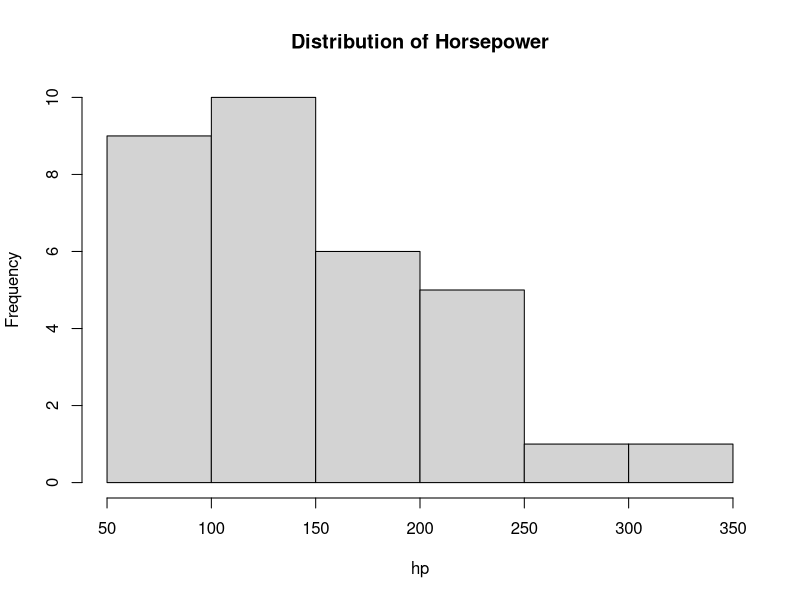
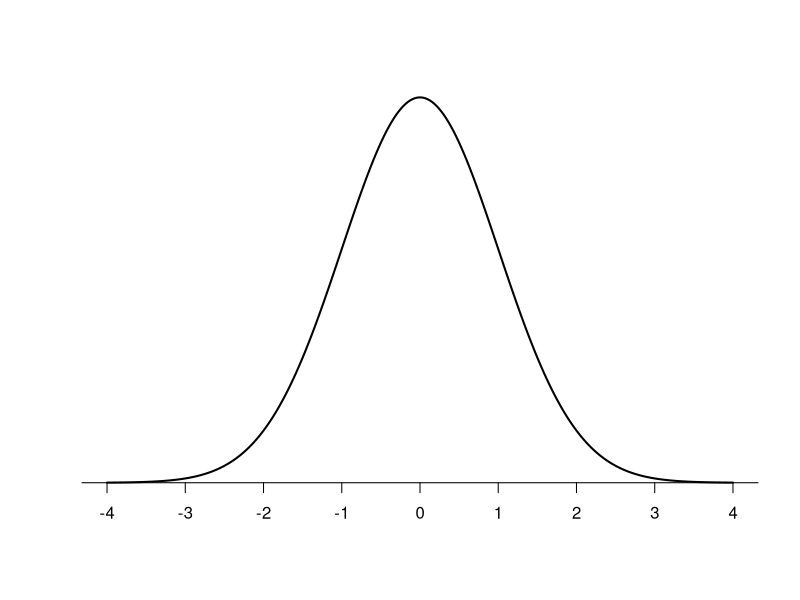
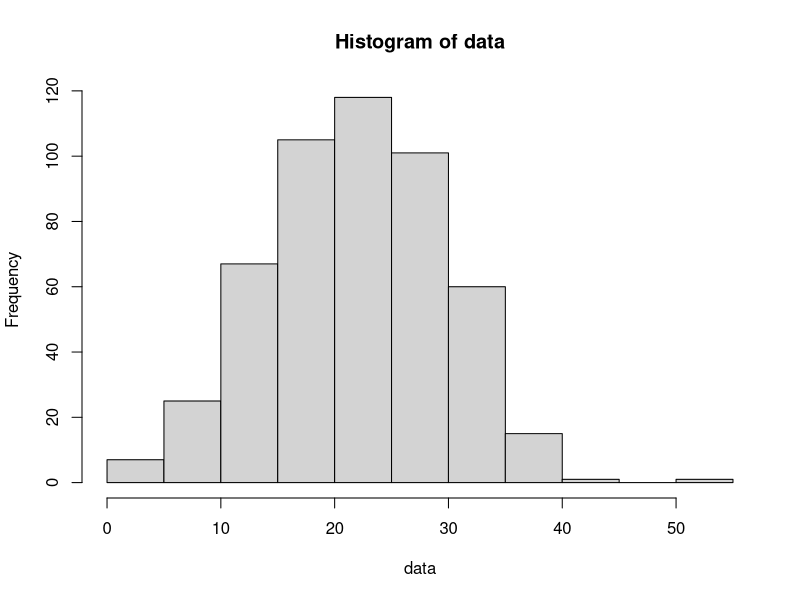
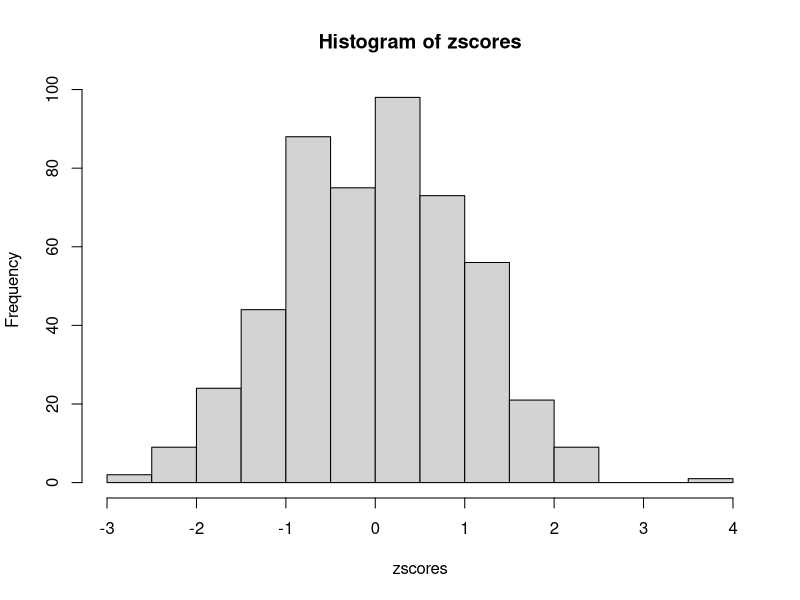
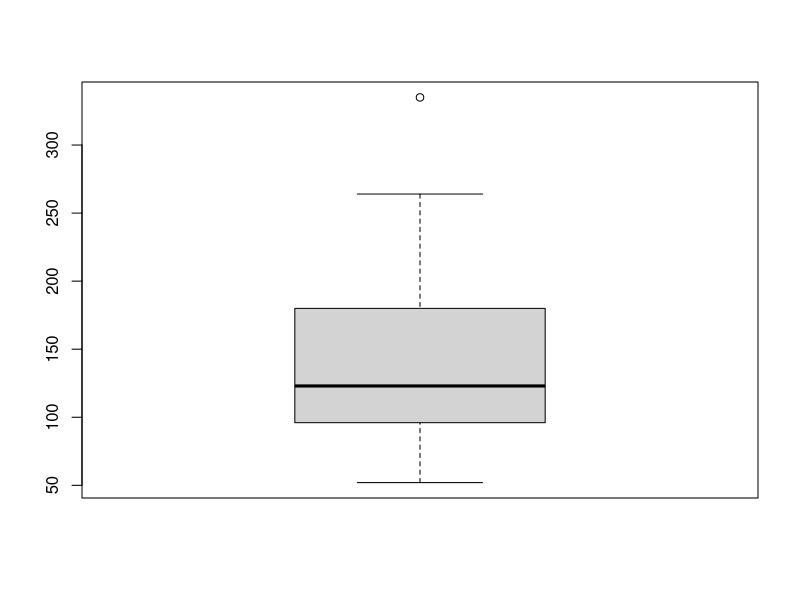
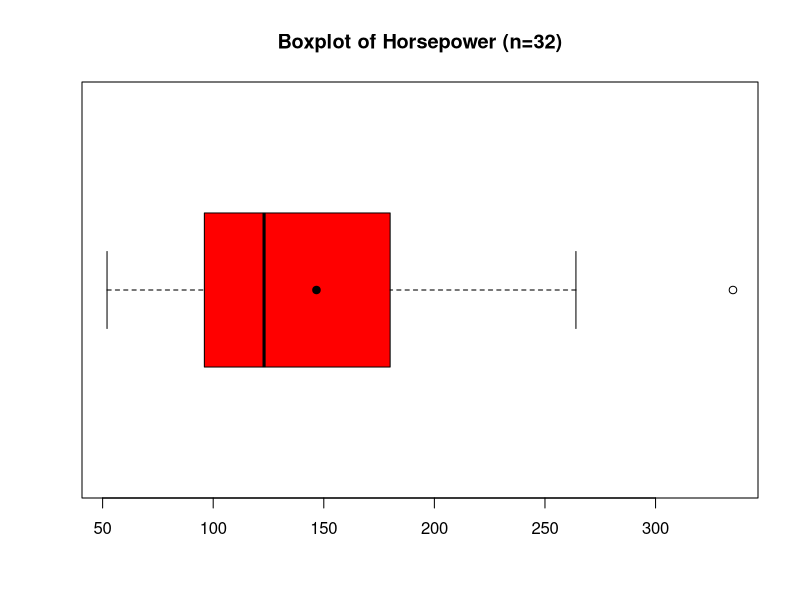
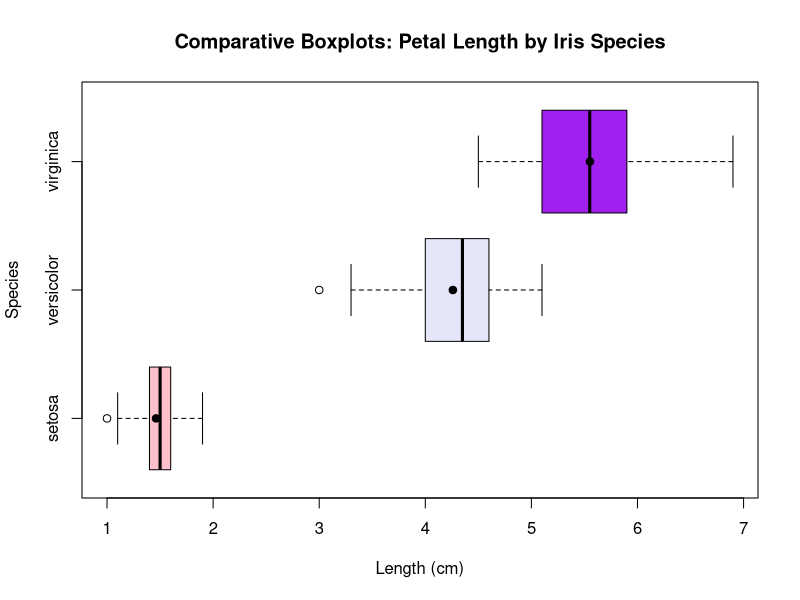

These charts were generated, in order, by the following R code:
### CHAPTER 3 METHODS - NUMERICAL SUMMARIES (DESCRIPTIVE STATISTICS) 

### 3.1 - Measures of Center ######################

# Use mean() to find both the population mean (mu) 
# and the sample mean (xbar).

data(mtcars)
View(mtcars)

hp <- mtcars$hp # horsepower 

mean(hp) # mean = 146.6875 hp 

###################################################

# Use median() to find the median of a variable. 
# Again, the function works the same whether the data
# is considered a population or a sample. 

median(hp) # median = 123 hp 

hp # Shows hp in original data set order. 
sort(hp) # Shows hp in increasing order.
sort(hp, decreasing = TRUE)

# Analyze the shape, mean, and median.
hist(hp,
     main = "Distribution of Horsepower")
# Which statistic is larger?

###################################################

# Mean vs. Median

Group1 <- c(25000, 31000, 34000, 44000, 56000)  

mean(Group1) 

median(Group1) 

Group2 <- c(25000, 31000, 34000, 44000, 800000)  

mean(Group2)

median(Group2)

###################################################

# Run this code to create a function that finds the mode: 

mode <- function(x){
  u <- unique(x)
  tab <- tabulate(match(x,u)) 
  if((max(tab)>1) & length(unique(tab))!=1){
    print(u[tab==max(tab)&tab>1])
  }
  else{
    print("There is no mode.")
  }
}

mode(hp) # 3 modes = 110, 175, and 180

###################################################

### 3.2 - Measures of Spread ######################

range(hp)

# Use max() - min() to find the range. 

max(hp) - min(hp) # 283

# NOTE: There is a function called range(), 
# but it will only print for you the maximum 
# and minimum values, not the difference between them. 

b1 <- c(1, 5, 7, 7, 7, 7, 7, 7, 7, 7, 20)
max(b1) - min(b1) 

b2 <- c(1, 3, 5, 9, 13, 15, 16, 17, 19, 20)
max(b2) - min(b2)

###################################################

# Population variance: 
# Run this code to create a function that finds 
# the population variance (sigma^2): 

pop.var <- function(x) {sum((x - mean(x))^2)/length(x)}

pop.var(hp) # 4,553.965 hp^2

# Sample variance (s^2): var()

var(hp) # 4,700.867 hp^2

# Compare these two vectors again:

b1 <- c(1, 5, 7, 7, 7, 7, 7, 7, 7, 7, 20)
var(b1) 

b2 <- c(1, 3, 5, 9, 13, 15, 16, 17, 19, 20)
var(b2)

###################################################

# Population standard deviation (sigma):

pop.sd <- function(x) {sqrt(sum((x - mean(x))^2)/length(x))}

pop.sd(hp) # 67.48307

# Sample standard deviation (s): 

sd(hp) # 68.56287

sd(b1)
sqrt(var(b1))

var(b2)
(sd(b2))^2

###################################################

# Calculating variance and standard deviation "the long way." 

x <- c(2.7, 8.18, -3.04, 0.012,	10.99,	-5.21)  

length(x) # 6 data values

mean_x <- mean(x)

x - mean_x # deviations 

sum(x - mean_x) # sum of deviations = 0 (oops)

(x - mean_x)^2 # deviations squared 

sum((x - mean_x)^2) # sum of deviations squared

200.3964/5 # sample variance

sqrt(40.07928) # sample standard deviation 

# Redo with functions: 

var(x)

sd(x)

###################################################

# The Empirical Rule

# Yoshi example

mu = 112
sigma = 4
units = "pounds"

# To fill out the x-axis: 
print(paste0(mu-3*sigma, "   ",
             mu-2*sigma, "   ",
             mu-1*sigma, "   ",
             mu, "   ",
             mu+1*sigma, "   ",
             mu+2*sigma, "   ",
             mu+3*sigma))

mu - 2*sigma 
# 104 is 2 standard deviations BELOW the mean. 

mu + 3*sigma 
# 124 is 3 standard deviations ABOVE the mean. 

print(paste0
      ("Approximately 68% of the data values lie between ", 
             mu - 1*sigma, " and ", mu + 1*sigma, " ", units, ".")) 

print(paste0
      ("Approximately 95% of the data values lie between ", 
             mu - 2*sigma, " and ", mu + 2*sigma, " ", units, "."))

print(paste0
      ("Approximately 99.7% of the data values lie between ", 
             mu - 3*sigma, " and ", mu + 3*sigma, " ", units, "."))

###################################################

# Netherworld example

mu = 42.3
sigma = 6.08
units = "minutes"

print(paste0
      ("Approximately 68% of the data values lie between ", 
        mu - 1*sigma, " and ", mu + 1*sigma, " ", units, ".")) 

print(paste0
      ("Approximately 95% of the data values lie between ", 
        mu - 2*sigma, " and ", mu + 2*sigma, " ", units, "."))

print(paste0
      ("Approximately 99.7% of the data values lie between ", 
        mu - 3*sigma, " and ", mu + 3*sigma, " ", units, "."))

# To fill out the x-axis: 
print(paste0(mu-3*sigma, "   ",
             mu-2*sigma, "   ",
             mu-1*sigma, "   ",
             mu, "   ",
             mu+1*sigma, "   ",
             mu+2*sigma, "   ",
             mu+3*sigma))

###################################################

# Chebyshev's Inequality 

# Aircraft bolts example:

mu = 125.01
sigma = 1.26
units = "millimeters" 

print(paste0(
  "At least 75% of the data values lie between ",
  mu - 2*sigma, " and ", mu + 2*sigma, " ", units, "."))

print(paste0(
  "At least 88.9% of the data values lie between ",
  mu - 3*sigma, " and ", mu + 3*sigma, " ", units, "."))

###################################################

# License exam example:

mu = 75.11
sigma = 6.7
units = "points" 
  
print(paste0(
  "At least 75% of the data values lie between ",
  mu - 2*sigma, " and ", mu + 2*sigma, " ", units, "."))

print(paste0(
  "At least 88.9% of the data values lie between ",
  mu - 3*sigma, " and ", mu + 3*sigma, " ", units, "."))

###################################################

### 3.3 - Measures of Position ####################

# z-scores

z = (x - mu)/sigma

x = z*sigma + mu

#------------------------------------------------------------

# Supplemental, not mandatory: How to create a normal plot:

population_mean <- 0
population_sd <- 1
lower_bound <- population_mean - population_sd
upper_bound <- population_mean + population_sd
x <- seq(-4, 4, length = 1000) * population_sd + population_mean
y <- dnorm(x, population_mean, population_sd)
p1 <- plot(x,y, type = "l", lwd = 2, axes = FALSE, xlab = "", ylab = "")
sd_axis_bounds = 5
axis_bounds <- seq(-sd_axis_bounds * population_sd + population_mean,
                   sd_axis_bounds * population_sd + population_mean,
                   by = population_sd)
axis(side = 1, at = axis_bounds, pos = 0)

#------------------------------------------------------------

# height example (men):
mu = 69.4
sigma = 3.1

# height example (women):
mu = 63.8
sigma = 2.8

x = 
z = (x - mu)/sigma
print(z)

z = 
x = z*sigma + mu
print(x)

# Find z-scores for all data values: 

data <- rnorm(500, 22.5, 7.8) # inventing data 
print(data)
hist(data)

zscores <- (data - mean(data))/sd(data)
print(zscores)
hist(zscores)

table1 <- data.frame(data, zscores)
View(table1)

###################################################

data(mtcars)
hp<-mtcars$hp

# Quartiles 

quantile(hp) # 5-number summary

# R output: 52--96.5--123--180--335

summary(hp) # 5-number summary + mean [DON'T ROUND THE MEAN]

quantile(hp, 0.25) # Q1
quantile(hp, 0.50) # Q2 aka median 
quantile(hp, 0.75) # Q3 

###################################################

# Percentiles 

quantile(hp, 0.44) # 111.92 is at the 44th percentile. 

# The data value at the 33rd percentile is 109.23.
quantile(hp, 0.33) 

# To find the percentile of a given data value:

x = 65
  
ceiling(100*(length(hp[hp<x]) + 0.5)/length(hp)) 
# 65 is at the 8th percentile 

x = 100

ceiling(100*(length(hp[hp<x]) + 0.5)/length(hp)) 
# 100 is at the 30th percentile 

###################################################

# 5-Number Summary = min--Q1--med--Q3--max 

quantile(hp) # 5-number summary 

summary(hp) # 5-number summary + mean 

# 52--96.5--123--180--335

###################################################

# Interquartile range 

# R output: 

IQR(hp) # 83.5

180 - 96.5

###################################################

# Outliers 

# R output: 

# lower boundary (LB) = Q1 - 1.5*IQR
# upper boundary (UB) = Q3 + 1.5*IQR

LB = quantile(hp, 0.25) - 1.5*IQR(hp) # -28.8
UB = quantile(hp, 0.75) + 1.5*IQR(hp) # 305 

print(hp[hp < LB]) # none 
print(hp[hp > UB]) # 335

###################################################

# Box plots 

boxplot(hp)

boxplot(hp, 
        horizontal = T, 
        main = "Boxplot of Horsepower (n=32)",
        col = "red")

# How to add the mean: (bonus)
points(mean(hp), 1:1, pch = 20, cex = 1.5)

###################################################

# Comparative Box plots: boxplot(variable ~ subcategory)

data(iris)
View(iris)

boxplot(iris$Petal.Length ~ iris$Species, 
        horizontal = T,
        main = "Comparative Boxplots: Petal Length by Iris Species",
        xlab = "Length (cm)", 
        ylab = "Species",
        col = c("pink", "lavender", "purple"))

# Add the means:
means <- tapply(iris$Petal.Length, iris$Species, mean) 
points(means, 1:3, pch = 20, cex = 1.5)

###################################################
